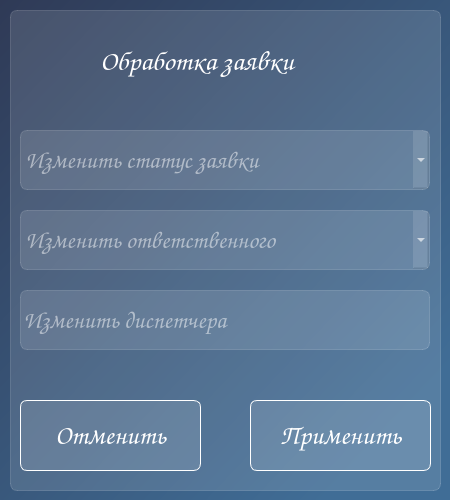
<?xml version="1.0" encoding="UTF-8"?>
<ui version="4.0">
 <class>MainWindow</class>
 <widget class="QMainWindow" name="MainWindow">
  <property name="windowModality">
   <enum>Qt::ApplicationModal</enum>
  </property>
  <property name="geometry">
   <rect>
    <x>0</x>
    <y>0</y>
    <width>450</width>
    <height>500</height>
   </rect>
  </property>
  <property name="minimumSize">
   <size>
    <width>450</width>
    <height>500</height>
   </size>
  </property>
  <property name="maximumSize">
   <size>
    <width>450</width>
    <height>500</height>
   </size>
  </property>
  <property name="windowTitle">
   <string>Application processing window</string>
  </property>
  <property name="styleSheet">
   <string notr="true">background-color: qlineargradient(spread:pad, x1:0, y1:0, x2:0.840909, y2:0.881, stop:0 rgba(47, 58, 86, 255), stop:1 rgba(64, 109, 150, 255));
font-family: Comic Sans MS;</string>
  </property>
  <widget class="QWidget" name="centralwidget">
   <widget class="QFrame" name="frame">
    <property name="geometry">
     <rect>
      <x>10</x>
      <y>10</y>
      <width>431</width>
      <height>481</height>
     </rect>
    </property>
    <property name="styleSheet">
     <string notr="true">background-color: rgba(255,255,255, 30);
border: 1px solid rgba(255,255,255,40);
border-radius: 7px;</string>
    </property>
    <property name="frameShape">
     <enum>QFrame::StyledPanel</enum>
    </property>
    <property name="frameShadow">
     <enum>QFrame::Raised</enum>
    </property>
    <widget class="QPushButton" name="processingButton">
     <property name="geometry">
      <rect>
       <x>240</x>
       <y>390</y>
       <width>181</width>
       <height>71</height>
      </rect>
     </property>
     <property name="styleSheet">
      <string notr="true">QPushButton {
color: white;
border-radius: 7px;
border-color: white;
font-weight: bold;
font-size: 20pt;
}
QPushButton:hover{
color: rgb(141, 170, 255);
}
QPushButton:pressed{
background-color: rgdargba(255, 255, 255, 70);
}</string>
     </property>
     <property name="text">
      <string>Применить</string>
     </property>
     <property name="autoDefault">
      <bool>false</bool>
     </property>
     <property name="default">
      <bool>false</bool>
     </property>
     <property name="flat">
      <bool>false</bool>
     </property>
    </widget>
    <widget class="QLineEdit" name="line_dispatcher">
     <property name="geometry">
      <rect>
       <x>10</x>
       <y>280</y>
       <width>410</width>
       <height>60</height>
      </rect>
     </property>
     <property name="styleSheet">
      <string notr="true">color: white;
font-size: 18pt;</string>
     </property>
     <property name="inputMask">
      <string/>
     </property>
     <property name="text">
      <string/>
     </property>
     <property name="readOnly">
      <bool>false</bool>
     </property>
     <property name="placeholderText">
      <string>Изменить диспетчера</string>
     </property>
     <property name="clearButtonEnabled">
      <bool>false</bool>
     </property>
    </widget>
    <widget class="QComboBox" name="statusComboBox">
     <property name="geometry">
      <rect>
       <x>10</x>
       <y>120</y>
       <width>410</width>
       <height>60</height>
      </rect>
     </property>
     <property name="styleSheet">
      <string notr="true">color: white;
font-size: 18pt;</string>
     </property>
     <property name="placeholderText">
      <string>Изменить статус заявки</string>
     </property>
     <item>
      <property name="text">
       <string>В работе</string>
      </property>
     </item>
     <item>
      <property name="text">
       <string>Закрыта</string>
      </property>
     </item>
    </widget>
    <widget class="QLabel" name="label">
     <property name="geometry">
      <rect>
       <x>90</x>
       <y>20</y>
       <width>261</width>
       <height>61</height>
      </rect>
     </property>
     <property name="styleSheet">
      <string notr="true">color: white;
font-weight: bold;
font-size: 21pt;
background-color: none;
border: none;</string>
     </property>
     <property name="text">
      <string>Обработка заявки</string>
     </property>
    </widget>
    <widget class="QPushButton" name="canselButton">
     <property name="geometry">
      <rect>
       <x>10</x>
       <y>390</y>
       <width>181</width>
       <height>71</height>
      </rect>
     </property>
     <property name="styleSheet">
      <string notr="true">QPushButton {
color: white;
border-radius: 7px;
border-color: white;
font-weight: bold;
font-size: 20pt;
}
QPushButton:hover{
color: rgb(141, 170, 255);
}
QPushButton:pressed{
background-color: rgdargba(255, 255, 255, 70);
}</string>
     </property>
     <property name="text">
      <string>Отменить</string>
     </property>
     <property name="autoDefault">
      <bool>false</bool>
     </property>
     <property name="default">
      <bool>false</bool>
     </property>
     <property name="flat">
      <bool>false</bool>
     </property>
    </widget>
    <widget class="QComboBox" name="statusComboBox_2">
     <property name="geometry">
      <rect>
       <x>10</x>
       <y>200</y>
       <width>410</width>
       <height>60</height>
      </rect>
     </property>
     <property name="styleSheet">
      <string notr="true">color: white;
font-size: 18pt;</string>
     </property>
     <property name="placeholderText">
      <string>Изменить ответственного</string>
     </property>
    </widget>
   </widget>
  </widget>
 </widget>
 <resources/>
 <connections/>
</ui>
